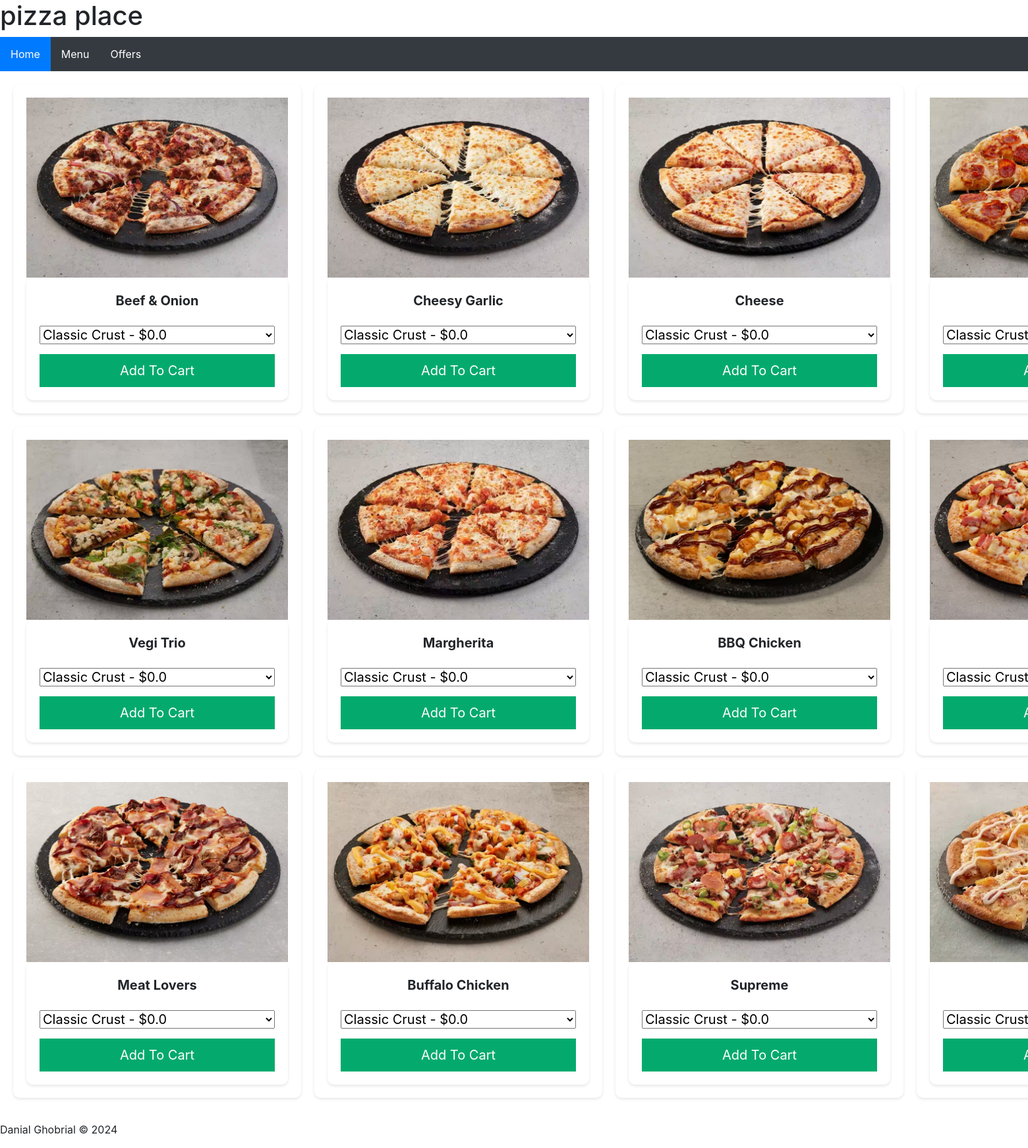
The page /menu on the database its author committed.
### tables this page shows
CREATE TABLE Pizza (ID INTEGER PRIMARY KEY, Type TEXT, Price REAL, photo);

### routes.py (the view)
@app.route('/menu')
def menu():
    conn = sqlite3.connect(DATABASE)
    cur = conn.cursor()
    cur.execute('SELECT * FROM Pizza')
    results = cur.fetchall()
    cur.execute('SELECT * FROM Base')
    bases = cur.fetchall()
    conn.close()
    return render_template('menu.html', results=results, bases=bases)

### templates/menu.html (shortened to what this page needs)
{% extends "layout.html" %}
{% block content %}
<div class="gridmenu">
{% for item in results%}
<div class="middleimage">
   <a href="/pizza/{{item[0]}}"><img src="{{ item[3] }}">
   </a>
      <form action="/cart" method="post">
         <label><b>{{item[1]}}</b></label>
         <select name="base_id" required>
             {% for base in bases %}
             <option value="{{ base[0] }}">{{ base[1] }} - ${{ base[2] }}</option>
             {% endfor %}
         </select>
         <button>Add To Cart</button>
     </form>
   </div>
      {% endfor %}
   </div>
{% endblock %}

### templates/layout.html (shortened to what this page needs)
<!DOCTYPE html>
<html>
    <head>
        <link rel="stylesheet" href="../static/CSS/style.css">
    </head>
    <body>
        <header>
            {% include "header.html" %}
        </header>
        <nav>
            {% include "nav.html" %}
        </nav>
        <main>
            {% block content %}{% endblock %}
        </main>
        <footer>
            {% include "footer.html" %}
        </footer>
    </body>
</html>

### templates/header.html
<h1>pizza place</h1>

### templates/nav.html
<ul class="topnav">
    {% if 'user' not in session %}
    <li><a class="active" href="/">Home</a></li>
    <li><a href="/menuout">Menu</a></li>
    <li><a href="/offers">Offers</a></li>
    {% else %}
    <li><a class="active" href="/">Home</a></li>
    <li><a href="/menu">Menu</a></li>
    <li><a href="/offers">Offers</a></li>
    <li><a href="/stores">Stores</a></li>
    <li class="right"><a href="/checkout"><img src="/static/Images/checkout.png" alt="checkout"></a></li>
    {% endif %}
</ul>

### templates/footer.html (shortened to what this page needs)
<!DOCTYPE html>
<html>
<head>
    <link rel="stylesheet" href="https://cdnjs.cloudflare.com/ajax/libs/twitter-bootstrap/4.1.3/css/bootstrap.min.css">
</head>
<body>
    <div class="footer-basic">
        <footer>
            <p class="copyright">Danial Ghobrial © 2024</p>
        </footer>
    </div>
</body>
</html>

### static/CSS/style.css (style rules this page uses)
body { font-family: 'Segoe UI', Tahoma, Geneva, Verdana, sans-serif; background-color: #f8f9fa; color: #343a40; margin: 0; padding: 0; line-height: 1.6; }
a { text-decoration: none; }
ul.topnav { list-style-type: none; margin: 0; padding: 0; overflow: hidden; background-color: #343a40; position: sticky; top: 0; z-index: 1000; }
ul.topnav li { float: left; }
ul.topnav li a { display: block; color: #ffffff; text-align: center; padding: 14px 16px; }
ul.topnav li a.active { background-color: #007bff; }
.middleimage img { width: 100%; height: auto; }
button { background-color: #04AA6D; color: #ffffff; border: none; border-radius: 5px; padding: 10px 20px; font-size: 16px; cursor: pointer; transition: background-color 0.3s, transform 0.3s; }
form { display: flex; flex-direction: column; gap: 15px; padding: 20px; background-color: #ffffff; border-radius: 10px; box-shadow: 0 2px 4px rgba(0, 0, 0, 0.1); }
.gridmenu { display: grid; grid-template-columns: auto auto auto auto; gap: 20px; padding: 20px; }
.gridmenu img { width: 100%; height: auto; }
.gridmenu > div { background-color: #ffffff; text-align: center; font-size: 20px; padding: 20px; border-radius: 10px; box-shadow: 0 2px 4px rgba(0, 0, 0, 0.1); }
.middleimage form { width: 100%; margin: auto; }

### rows shown on the page
Pizza: photo (picture), Type "Beef & Onion"
Pizza: photo (picture), Type "Cheesy Garlic"
Pizza: photo (picture), Type "Cheese"
Pizza: photo (picture)
Pizza: photo (picture), Type "Vegi Trio"
Pizza: photo (picture), Type "Margherita"
Pizza: photo (picture), Type "BBQ Chicken"
Pizza: photo (picture)
Pizza: photo (picture), Type "Meat Lovers"
Pizza: photo (picture), Type "Buffalo Chicken"
Pizza: photo (picture), Type "Supreme"
Pizza: photo (picture)

### other values the page prints
form field base_id "Classic Crust - $0.0"
